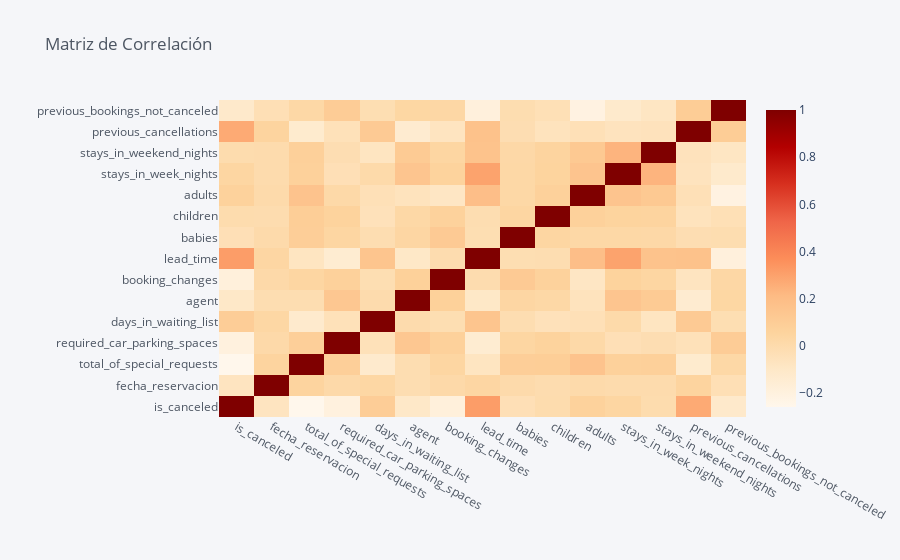

Source (notebook cell):
### Code cell
df[varc].corr(method="spearman").iplot(kind="heatmap",colorscale="orrd",title="Matriz de Correlación")

### Figure 1 — Plotly figure (JSON) as saved in the notebook; plotly's stock layout.template omitted (floating-point values rounded to 4 significant figures; data arrays with more than 128 entries replaced by an {"elided": "..."} marker saying what was removed)
{"data": [{"colorscale": [[0, "rgb(255,247,236)"], [0.125, "rgb(254,232,200)"], [0.25, "rgb(253,212,158)"], [0.375, "rgb(253,187,132)"], [0.5, "rgb(252,141,89)"], [0.625, "rgb(239,101,72)"], [0.75, "rgb(215,48,31)"], [0.875, "rgb(179,0,0)"], [1, "rgb(127,0,0)"]], "type": "heatmap", "x": ["is_canceled", "fecha_reservacion", "total_of_special_requests", "required_car_parking_spaces", "days_in_waiting_list", "agent", "booking_changes", "lead_time", "babies", "children", "adults", "stays_in_week_nights", "stays_in_weekend_nights", "previous_cancellations", "previous_bookings_not_canceled"], "y": ["is_canceled", "fecha_reservacion", "total_of_special_requests", "required_car_parking_spaces", "days_in_waiting_list", "agent", "booking_changes", "lead_time", "babies", "children", "adults", "stays_in_week_nights", "stays_in_weekend_nights", "previous_cancellations", "previous_bookings_not_canceled"], "z": {"elided": "15x15 float values"}, "zmax": 1, "zmin": -0.2586}], "layout": {"legend": {"bgcolor": "#F5F6F9", "font": {"color": "#4D5663"}}, "paper_bgcolor": "#F5F6F9", "plot_bgcolor": "#F5F6F9", "title": {"font": {"color": "#4D5663"}, "text": "Matriz de Correlación"}, "xaxis": {"gridcolor": "#E1E5ED", "showgrid": true, "tickfont": {"color": "#4D5663"}, "title": {"font": {"color": "#4D5663"}, "text": ""}, "zerolinecolor": "#E1E5ED"}, "yaxis": {"gridcolor": "#E1E5ED", "showgrid": true, "tickfont": {"color": "#4D5663"}, "title": {"font": {"color": "#4D5663"}, "text": ""}, "zerolinecolor": "#E1E5ED"}}}
